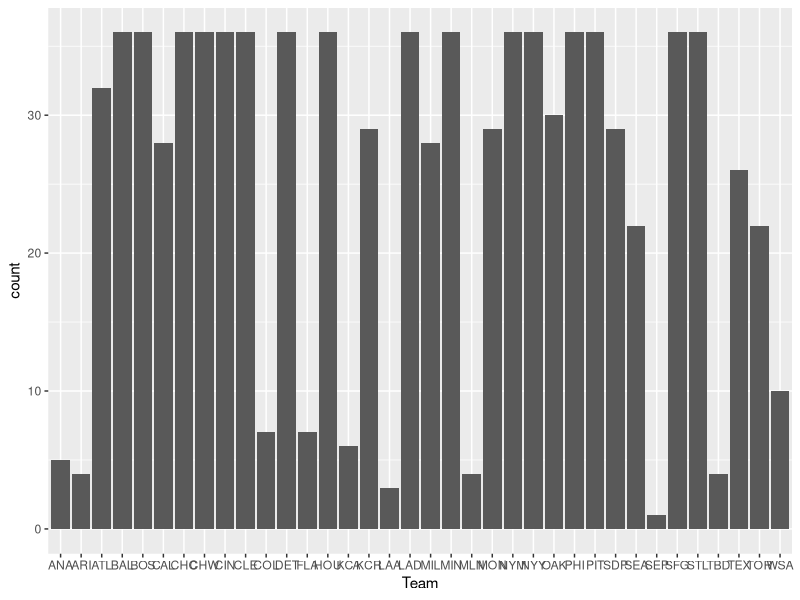
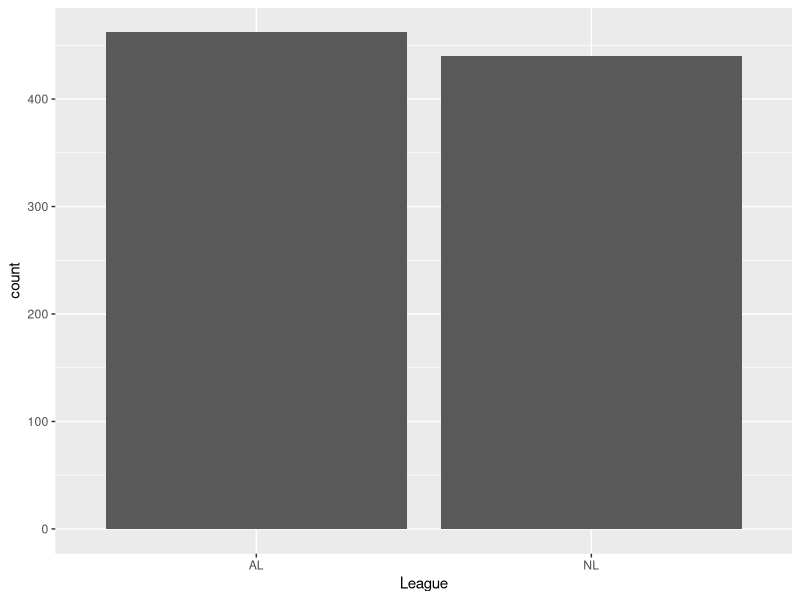

Here is the R script that generated these plots, in order:
## ---- chunk 1
library(dplyr)
library(ggplot2)
## ---- chunk 2
poinst<-data.frame("X"=c(0,1,1),"Y"=c(2,2,8))
mean(poinst$Y)
## ---- chunk 3
modelo_simple <- lm(data = poinst,formula = Y ~ X)
modelo_simple
SSE <- sum(modelo_simple$residuals^2)
SSE
## ---- chunk 4
  SST <- sum((poinst$Y-mean(poinst$Y))^2)
SST;
## ---- chunk 5
SSR <- SST - SSE
R2 <- SSR/SST
R2;
summary(modelo_simple)
## ---- chunk 6
R2 <- 0.81
n <- 180
k <- 18
R2a <- 1-((n-1)/(n-k-1))*(1-R2)
R2a

## ---- chunk 7
setwd("/home/jtorres/master/")
moneyball <- read.csv("baseball.csv")
glimpse(moneyball)
# Procedimiento para analizar variables tipo factor
# countColumn <- function(df,numColumn){
#   headtitle <- unique(names(df))
#   conteo <- (data.frame(col=moneyball[,c(headtitle[numColumn])]) %>% count(col))
#   names(conteo)[1] <- headtitle[numColumn]
#   return (conteo)
# }
# for(i in 1:length(unique(names(moneyball)))){
#   print(countColumn(moneyball,i))
# }
ggplot(moneyball, aes(Team)) + geom_bar()
ggplot(moneyball, aes(League)) + geom_bar()

## ---- chunk 8
quantile(moneyball$RS)[2]
## ---- chunk 9
moneyball$RD = moneyball$RS - moneyball$RA
moneyball[print(which.min(moneyball$RD)), ]$Year
# Grafico de dispersión para ver cuantos partidos debe ganar un equipo para llegar a los Playoffs
# m <- ggplot(moneyball, aes(x = W, y = Team,color = factor(Playoffs)))+
#  geom_point() +
#  scale_color_manual(values = c("#000000", "#FF2D00"), name = "Made Playoffs")
# m + xlab("Wins") 
## ---- chunk 10
# Gráfico de dispersión que muestra la variable RD vs W para 
# ggplot(moneyball, aes(x = RD,y = W,color = factor(Playoffs))) +
#  geom_point() +
#  scale_color_manual(values = c("#000000", "#FF2D00"), name = "Made Playof fs")
modelW <- lm(W ~ RD, data = moneyball)
summary(modelW)["r.squared"]
## ---- chunk 11
minWin <- 95
valMinRD <-(minWin - modelW$coefficients[1])/modelW$coefficients[2]
print(ceiling(valMinRD))
## ---- chunk 12
modelRS = lm(RS~OBP+SLG, data=moneyball)
summary(modelRS)
# Modelo de regresión con 3 variables
# modelRS = lm(RS~OBP+SLG+BA, data=moneyball)
# summary(modelRS)
## ---- chunk 13
valObp <- c(0.339)
valSlg <- c(0.430)
dataTestRS <- data.frame("OBP"=valObp,"SLG"=valSlg)
str(dataTestRS)
predictRS <- predict(modelRS,newdata=dataTestRS)
print(predictRS)
## ---- chunk 14
modelRA = lm(RA~OOBP+OSLG, data=moneyball)
summary(modelRA)
valOobp <- c(0.307)
valOsgl<- c(0.373)
dataTestRA <- data.frame("OOBP"=valOobp,"OSLG"=valOsgl)
str(dataTestRA)
predictRA <- predict(modelRA,newdata=dataTestRA)
print(predictRA)
## ---- chunk 15
ajustadoRS <- 805 
ajustadoRA <- 622
ajustadoRD <- ajustadoRS-ajustadoRA
dataTestW<-data.frame("RD"=c(ajustadoRD))
valueWPredict <- predict(modelW,newdata=dataTestW)
print(valueWPredict)
